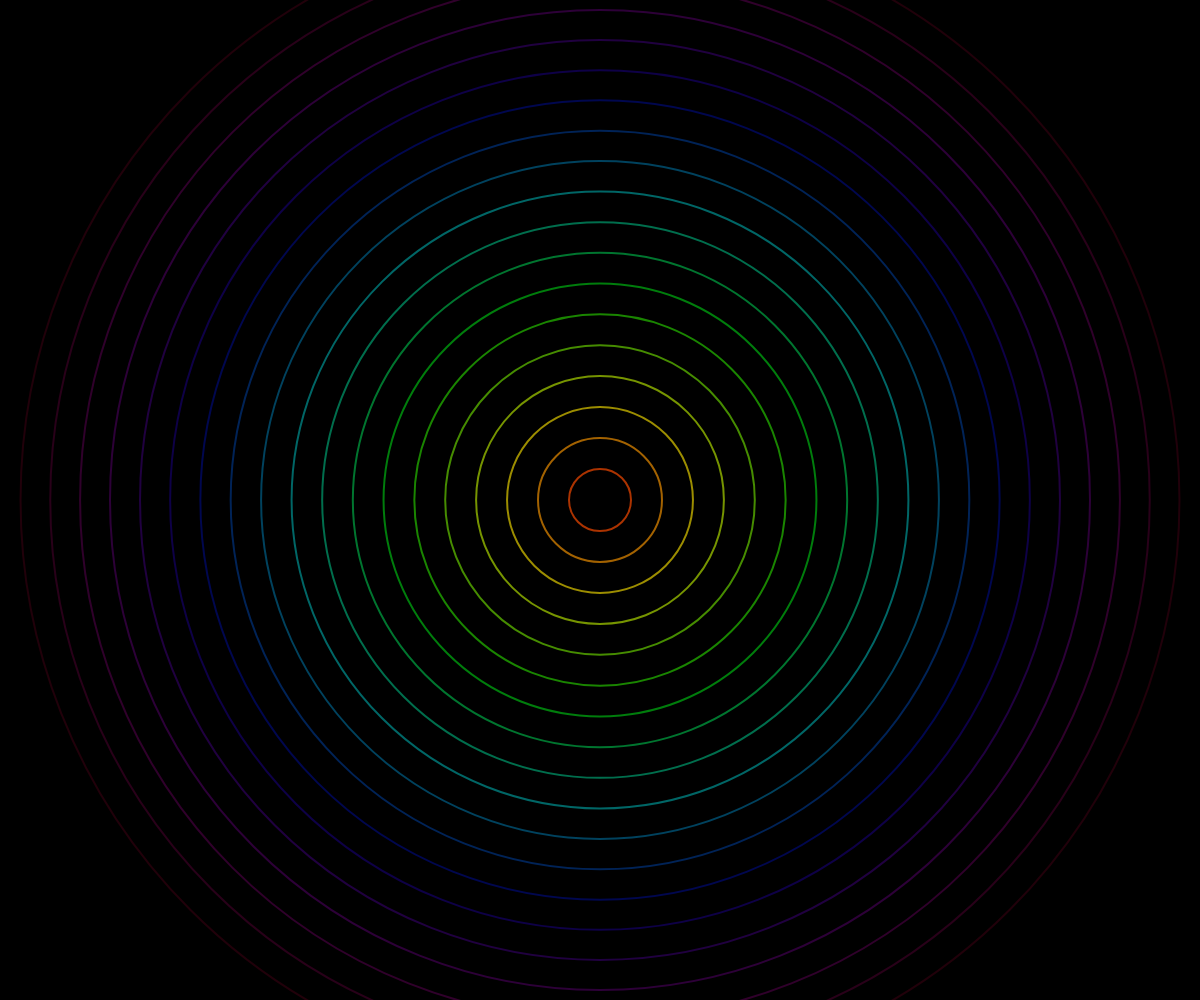
Frame 1 (no input)
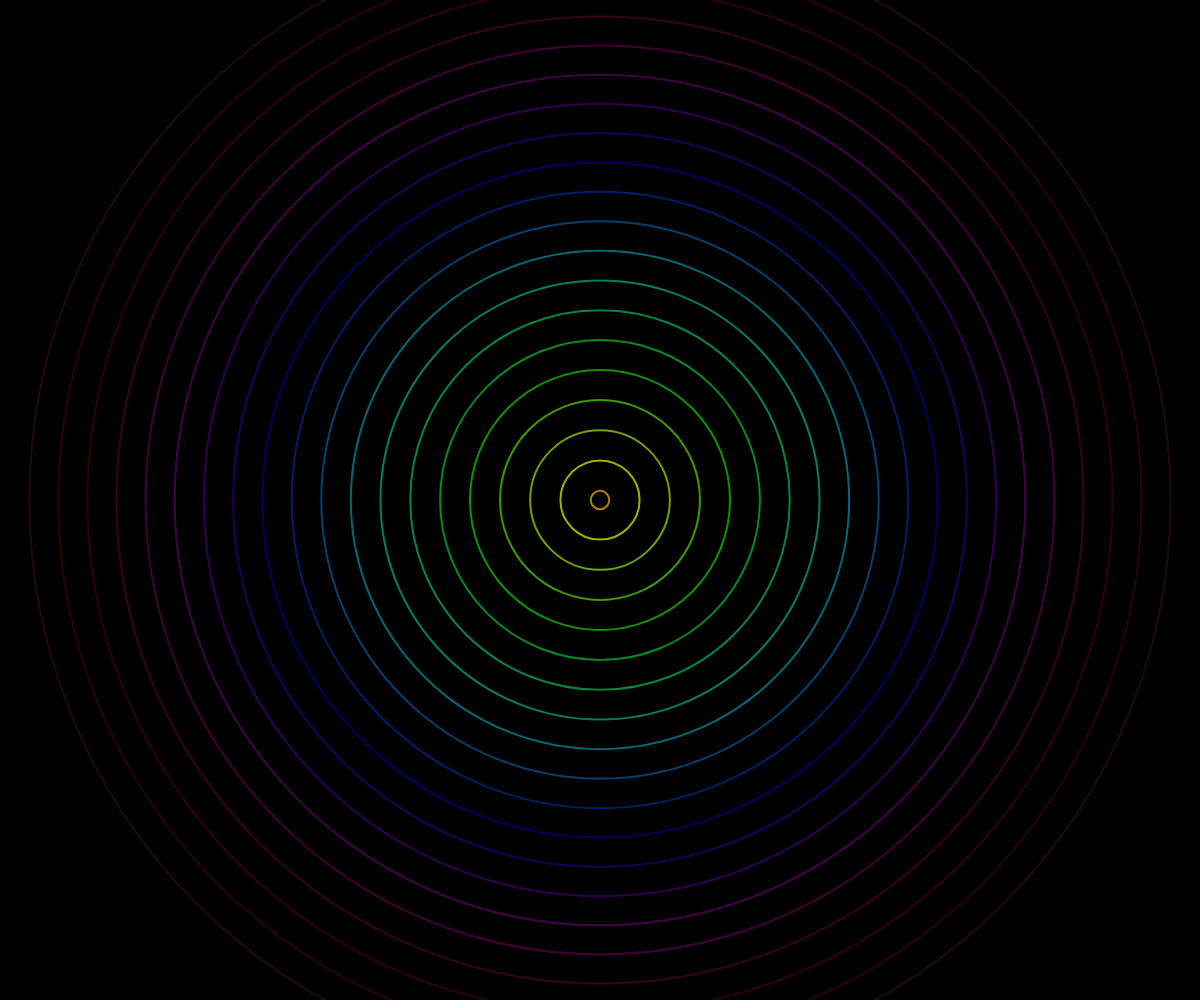
Frame 60 (no input)
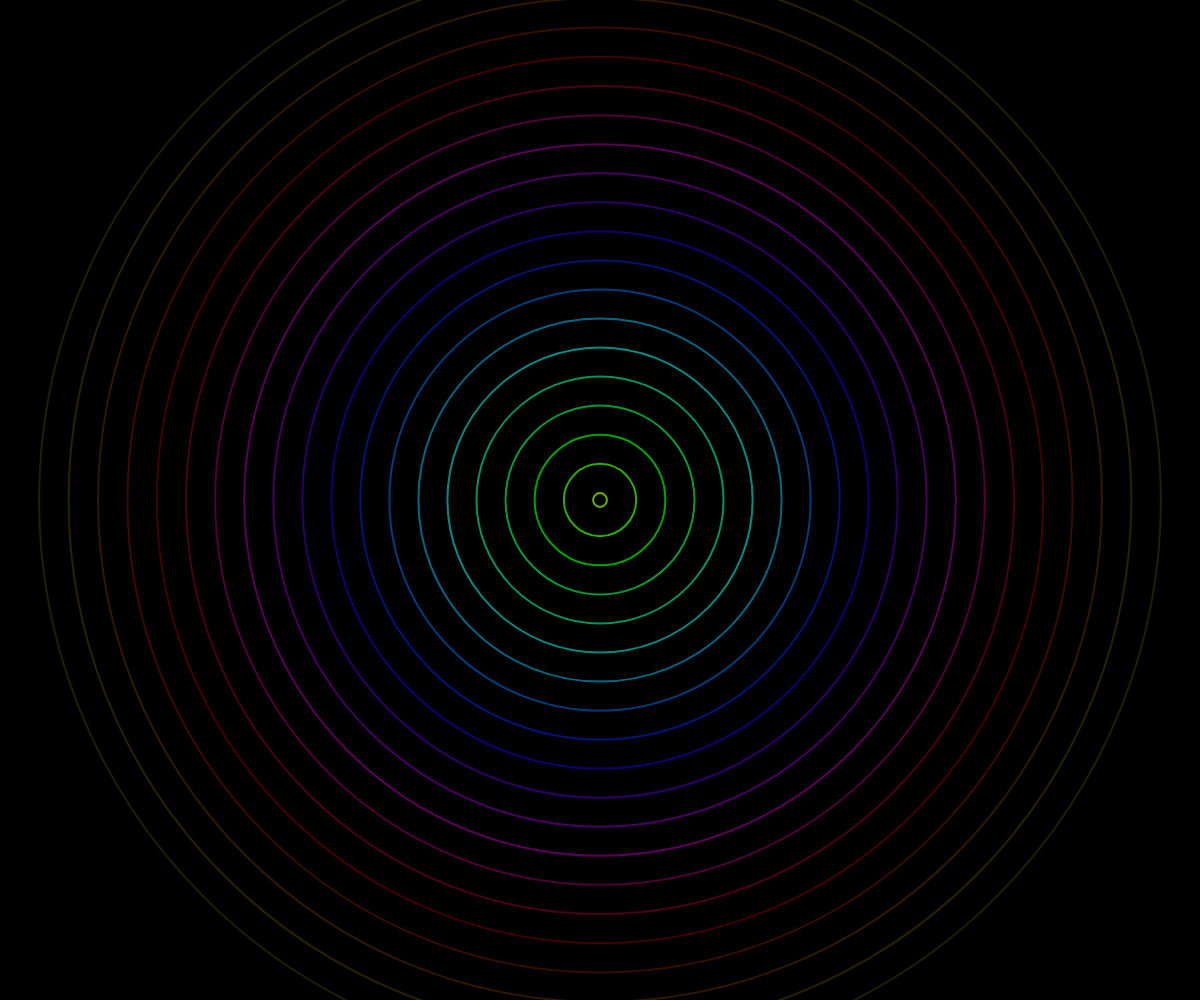
Frame 120 (the mouse pressed at the canvas centre since frame 60)

The p5.js sketch that drew these frames (run headless with seeded random() and noise() and a simulated clock; from frame 60 on, the mouse is pressed at the canvas centre):

// p5.js sketch
// ── sketch.js
let time = 0;

function setup() {
  createCanvas(windowWidth, windowHeight);
  colorMode(HSB, 1);
}

function draw() {
  background(0);
  
  // Center of the canvas
  let cx = width / 2;
  let cy = height / 2;
  
  // Number of rings to draw
  let numRings = 20;
  
  // Draw each ring with increasing radius and color
  for (let i = 0; i < numRings; i++) {
    let radius = i * 30 + sin(time + i * 0.1) * 10;
    let hue = (time * 0.1 + i * 0.05) % 1;
    let alpha = 0.7 - i * 0.03;
    
    noFill();
    stroke(hue, 1, 1, alpha);
    strokeWeight(2);
    
    // Draw the ring
    ellipse(cx, cy, radius * 2, radius * 2);
  }
  
  time += 0.02;
}

function windowResized() {
  resizeCanvas(windowWidth, windowHeight);
}
